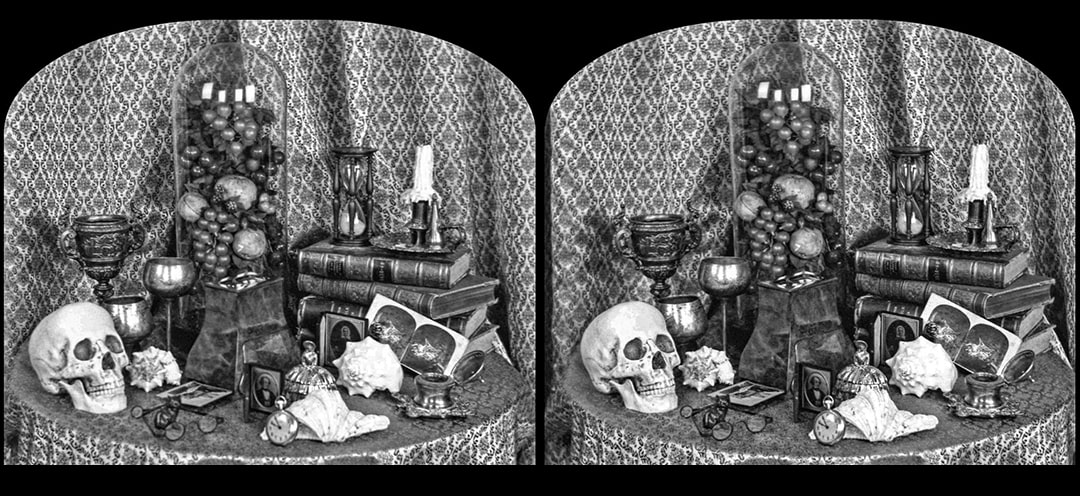
#> input picture 1.jpg, 1080 x 496 px, found by its file name; its folder holds only this picture in this run
$ python test.py
#> lines starting #> are read from the running program, lines starting #| are printed output that depends on the picture
### ica_helper_methods.py
#!/usr/bin/env python
# coding: utf-8

import numpy as np
import pylab as py
#%matplotlib inline
from IPython.display import Image, Audio
import math
import PIL
import matplotlib.pyplot as plt
import matplotlib.image as mpimg
from matplotlib import rcParams
from matplotlib import pylab
from scipy import ndimage
import matplotlib
import wave
import sys
import random as random


# this function collects patches from black and white images
# [200 lines left out: functions collectPatchesBW, showPatchesBW, collectPatchesColor, showPatchesColor, collectPatchesAudio, showPatchesAudio, not called in this run]


def collectPatchesBinocular(numPatches, patchWidth, filePath):
#> called with numPatches = 50000, patchWidth = 16, filePath = 'C:/Users/19404/innate-binocular-vision/'
    maxTries = numPatches * 50
    firstPatch = 0 # the first patch number accepted from an image
    firstTry = 0 # the first attempt to take a patch from the image
    patchCount = 0 # number of collected patches
    tryCount = 0 # number of attempted collected patches
    numPixels = patchWidth * patchWidth
    patchSample = np.zeros([patchWidth,patchWidth],'double')
    patchSampleL = np.zeros([numPixels,numPatches],'double')
    patchSampleR = np.zeros([numPixels,numPatches],'double')
    patch = np.zeros([numPixels,1],'double')
    #imgPatches = np.zeros([numPixels,numPatches],'double')
    imgPatchesL = np.zeros([numPixels,numPatches],'double')
    imgPatchesR = np.zeros([numPixels,numPatches],'double')
    # chooses the image that we're sampling from
    imgCount = 1
    image = PIL.Image.open(filePath + str(imgCount) + '.jpg')
#> image is the input picture: PIL image 1080x496 RGB; min 0, max 255, mean 98.1
    Height = image.height
#> Height = 496
    Width = image.width
#> Width = 1080
    imageHeight, imageWidth, imageChannels = matplotlib.pyplot.imread(filePath + str(imgCount) + '.jpg').shape
#> imageHeight = 496; imageWidth = 1080; imageChannels = 3
    image = image.convert('L')
#> image: PIL image 1080x496 L

    left1 = 0
    top1 = 0
    right1 = 1060 // 2
    bottom1 = 496

    left2 = 1060 // 2
    top2 = 0
    right2 = 1060
    bottom2 = 496

    image_left = image.crop((left1, top1, right1, bottom1))
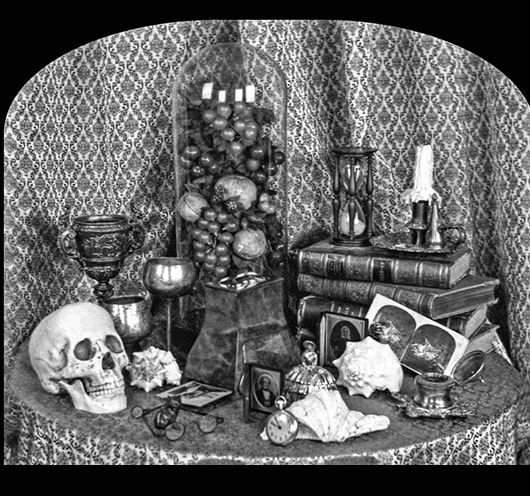
#> image_left: PIL image 530x496 L; min 0, max 255, mean 100.1
    image_right = image.crop((left2, top2, right2, bottom2))
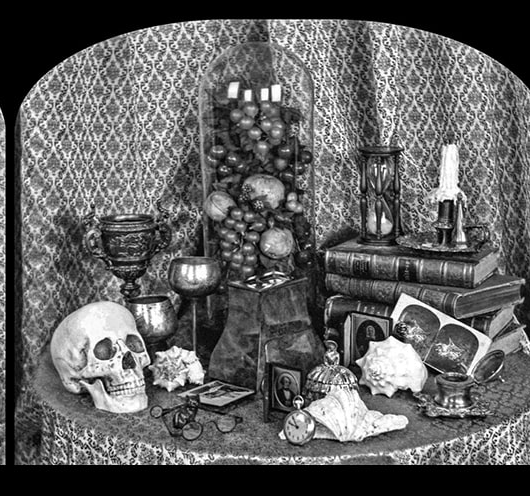
#> image_right: PIL image 530x496 L; min 0, max 255, mean 97.4
    left_width = image_left.width
#> left_width = 530
    right_width = image_right.width
#> right_width = 530

    ## no error yet
    imageL = np.asarray(image_left, 'double').transpose()
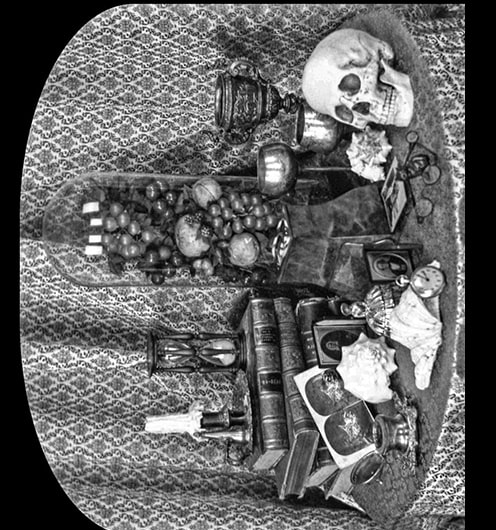
#> imageL: shape (530, 496) float64; min 0, max 255, mean 100.1
    # normalizing the image
    imageL -= imageL.mean()
    imageL /= imageL.std()

    imageR = np.asarray(image_right, 'double').transpose()
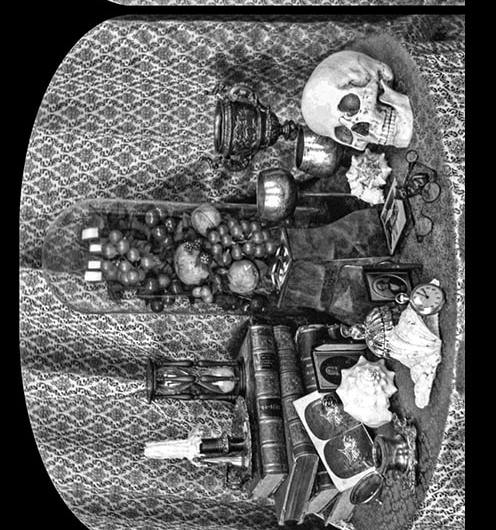
#> imageR: shape (530, 496) float64; min 0, max 255, mean 97.4
    # normalizing the image
    imageR -= imageR.mean()
    imageR /= imageR.std()

    #########################################################

    image = np.asarray(image, 'double').transpose()
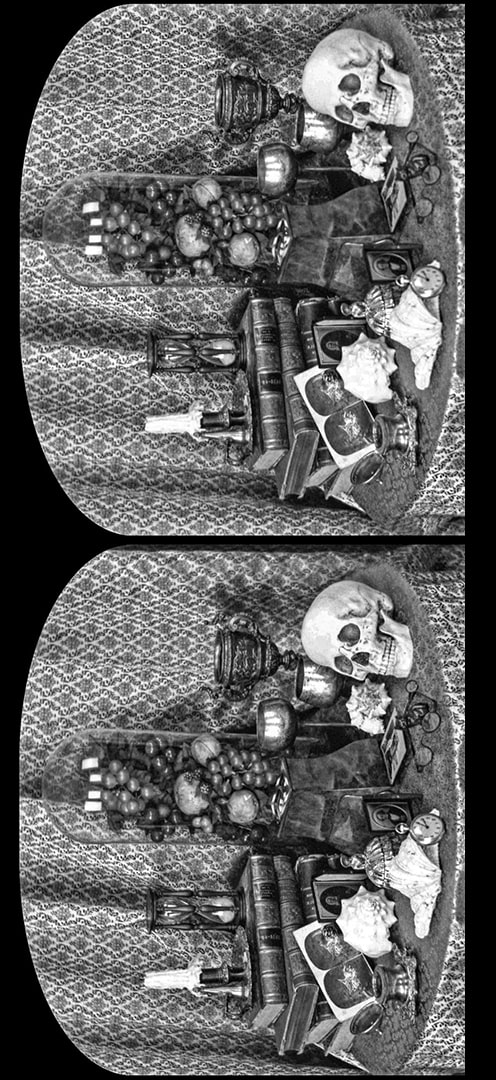
#> image: shape (1080, 496) float64; min 0, max 255, mean 98.1
    # normalizing the image
    image -= image.mean()
    image /= image.std()

    px = np.random.randint(0, left_width - patchWidth)
#> px = 192
    py = np.random.randint(0, Height - patchWidth)
#> py = 323

    '''
    lx = np.random.randint(0,left_width // 2)
    ly = np.random.randint(0, imageHeight // 2)
    rx = np.random.randint(0,right_width // 2)
    ry = np.random.randint(0, imageHeight // 2)
    '''

    Patches = []


    while patchCount < numPatches and tryCount < numPatches:
        tryCount += 1
        px = np.random.randint(0, left_width - patchWidth)
        py = np.random.randint(0, Height - patchWidth)

        patchSampleL = imageL[px:px+patchWidth,py:py+patchWidth].copy()
        patchSampleR = imageR[px:px+patchWidth,py:py+patchWidth].copy()
        patchStdL = patchSampleL.std()
        patchStdR = patchSampleR.std()

        # create the patch vector
        patchL = np.reshape(patchSampleL, numPixels)
        patchL = patchL - np.mean(patchL)
        imgPatchesL[:,patchCount] = patchL.copy()

        patchR = np.reshape(patchSampleR, numPixels)
        patchR = patchR - np.mean(patchR)
        imgPatchesR[:,patchCount] = patchR.copy()
        patchCount += 1
#> this loop made 50000 passes
#> (patchStdL, patchStdR) on passes 1 to 3: (1.03, 0.855), (0.612, 0.647), (4.44e-16, 2.22e-16)
#> after the loop, patchCount = 50000; tryCount = 50000
    Patches.append(imgPatchesL)
    Patches.append(imgPatchesR)

    return np.array(Patches)


# [144 lines left out: functions showPatchesBinocular, showFiltersBinocular, not called in this run]

### test.py

import ica_helper_methods
import matplotlib.pyplot as plt
import sklearn.decomposition
from sklearn import decomposition
import numpy as np
import pylab as py
# ---------------------------------------------------

def showPatchesBinocular(prePatchesL, prePatchesR, showPatchNum, display=True):
#> called with prePatchesL = array of shape (256, 50000), prePatchesR = array of shape (256, 50000), showPatchNum = 16, display = True
    patchesL = prePatchesL
    patchesR = prePatchesR
    totalPatches = 500
    dataDim = 256
    patchWidth = int(np.round(np.sqrt(dataDim)))
    # extract show_patch_num patches
    displayPatchL = np.zeros([dataDim, showPatchNum], float) #array of zeros for left
    displayPatchR = np.zeros([dataDim, showPatchNum], float) # array of zeros for right
    # loops through patches to print 16 of them
    for i in range(0,showPatchNum):
        #patch_i = i * totalPatches // showPatchNum
        patch_i = i # both start in same position
        patchL = patchesL[:,patch_i].copy() #copys left patch position
        patchR = patchesR[:,patch_i].copy() #copys right patch position
        pmaxL = patchL.max() #normalize left
        pminL = patchL.min()

        pmaxR = patchR.max() #normalize right
        pminR = patchR.min()
        # fix patch range from min to max to 0 to 1 for left
        if pmaxL > pminL:
            patchL = (patchL - pminL) / (pmaxL - pminL)
        displayPatchL[:,i] = patchL.copy()

        # fix patch range from min to max to 0 to 1 for right
        if pmaxR > pminR:
            patchR = (patchR - pminR) / (pmaxR - pminR)
        displayPatchR[:,i] = patchR.copy()
#> this loop made 16 passes
#> (pmaxL, pminL, pmaxR, pminR) on passes 1, 2, 4, 6, 7, 8, 9, 11, 12, 13, 14, 15: (3.2, -0.479, 2.74, -0.493), (1.89, -0.965, 1.09, -2), (2.12, -0.517, 1.86, -1.79), (1.43, -1.56, 1.47, -1.52), (1.8, -1.43, 1.13, -0.734), (3.19, -0.158, 2.94, -0.138), (1.39, -1.8, 1.55, -1.46), (1.36, -0.879, 1.67, -1.02), (1.12, -1.13, 0.943, -0.962), (1.83, -0.839, 2.03, -1.01), (1.9, -1.35, 0.848, -1.54), (2.19, -0.843, 1.21, -0.684)
#> (pminL, pminR) on passes 3, 10: (-4.44e-16, 2.22e-16), (-4.44e-16, 2.22e-16)
    bw = 5    # border width
    pw = patchWidth # both have same patch width
    # same X and Y for left and right
    patchesY = int(np.sqrt(showPatchNum))
    patchesX = int(np.ceil(float(showPatchNum) / patchesY))
    patchImgL = displayPatchL.max() * np.ones([(pw + bw) * patchesX - bw, patchesY * (pw + bw) - bw], float)
#> patchImgL: shape (79, 79) float64; every value is 1
    patchImgR = displayPatchR.max() * np.ones([(pw + bw) * patchesX - bw, patchesY * (pw + bw) - bw], float)

    # THIS IS WHERE IT NEEDS TO BE FIXED (THE LOOP)
    '''
    the first loop below cycles through the left images and adds them to a subplot
    then the next loop does the right images and adds them to the same subplot

    the issue: not being able to tell if the patches are in the correct order
                (left the right paired together in each location) and not getting
                32 total patches (16 from each side)
    probable solution: changes axis so the subplots dont go on top of each other
    '''

    k = 0
    fig = plt.figure(figsize=(2,16))
    ##############  LOOP #####################################
    for i in range(0,showPatchNum):
        k = k+1
        y_i = i // patchesY
        x_i = i % patchesY
        reshapedL = displayPatchL[:,i].reshape((pw,pw))
        fullPatchL = np.zeros([pw, pw], float)
        fullPatchL[0:pw,:] = reshapedL[:,:].copy()
        patchImgL[x_i*(pw+bw):x_i*(pw+bw)+pw,y_i*(pw+bw):y_i*(pw+bw)+pw] = fullPatchL

        reshapedR = displayPatchR[:,i].reshape((pw,pw))
        fullPatchR = np.zeros([pw, pw], float)
        fullPatchR[0:pw,:] = reshapedR[:,:].copy()
        patchImgR[x_i*(pw+bw):x_i*(pw+bw)+pw,y_i*(pw+bw):y_i*(pw+bw)+pw] = fullPatchR

        patches_array = np.concatenate((fullPatchL, fullPatchR), axis = 1)
        ax = plt.subplot(16,1,k)

        if k == 1:
          ax.title.set_text('Left       Right')
        for i in range(0, showPatchNum):
          py.axis('off')
          ax.imshow(patches_array, interpolation='nearest',cmap=py.get_cmap('gray'))


    return
# ---------------------------------------------------

patchesBinocular = ica_helper_methods.collectPatchesBinocular(50000, 16, 'C:/Users/19404/innate-binocular-vision/')

left = patchesBinocular[0]
right = patchesBinocular[1]

showPatchesBinocular(left, right, 16)
#> (the call stopped at in showPatchesBinocular, `fig = plt.figure(figsize=(2,16))`: IPython is not available in this run)
# print(left)
